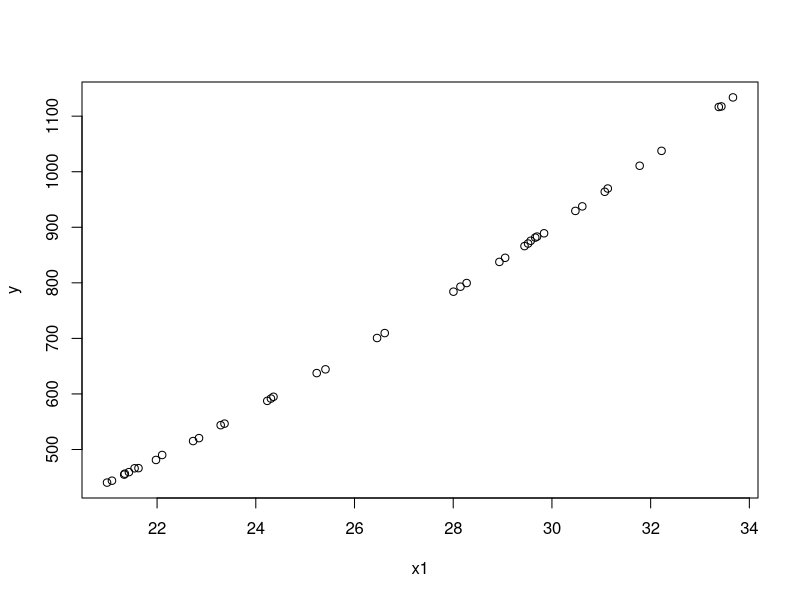

Generate this figure with R:
## ---- chunk 1
knitr::opts_chunk$set(echo = TRUE)
## ---- chunk 2
set.seed(40)
x1 <- runif(40, min = 20, max = 34)
epsilon <- rnorm(40, mean = 0, sd = 1)
y <- x1^2 + epsilon

plot(y ~ x1)
## ---- chunk 3
#Building a max likelihood approach for a linear model

Linear_max <- function(p, X, Y) {
  b0 <- p[1]; b1 <- p[2]; sd <- p[3]
  
  rsd <- (b0 + b1*X ) - Y
  
  -sum(dnorm(rsd, mean = 0, sd = sd, log = T)) 
}

linear_optim <- optim(c(1, 0, 5), Linear_max, X = x1, Y = y)
linear_optim
## ---- chunk 4
#Max likelihood for Quadratic

Quadratic_max <- function(p, X, Y) {
  a <- p[1]; b <- p[2]; c <- p[3]
  
  rsd2 <- (a*(X^2) + b*X + c) - Y
  
  -sum(dexp(rsd2, rate = X/Y, log = T))
}

quadratic_optim <- optim(c(1, 1, 1), Quadratic_max, X = x1, Y = y)
quadratic_optim
## ---- chunk 5
#Maximum likelihood for Gaussian

Gaussian_max <- function(p, X, Y) {
  a <- p[1]; b <- p[2]; c <- p[3]; sd <- p[4]
  
  rsd3 <- a * (exp( ((-0.5) * ((abs(X - b)) / c )^2))) - Y
  
  -sum(dnorm(rsd3, mean = 0, sd = sd, log = T)) 
}

gaussian_optim <- optim(c(0, 0, 0, 1), Gaussian_max, X = x1, Y = y)
gaussian_optim
## ---- chunk 6
#Maximum Likelihood for modified Gaussian

modGaussian_max <- function(p, X, Y) {
  a <- p[1]; b <- p[2]; c <- p[3]; d <- p[4]; sd <- p[5]
  
  rsd4 <- a * (exp( ((-0.5) * ((abs(X - b)) / c )^d))) - Y
  
  -sum(dnorm(rsd4, mean = 0, sd = sd, log = T)) 
}

modgaussian_optim <- optim(c(0, 0, 0, 2, 1), modGaussian_max, X = x1, Y = y)
modgaussian_optim
## ---- chunk 7
#Maximum Likelihood for Weibull 

Weibull_max <- function(p, X, Y) {
  a <- p[1]; b <- p[2]; c <- p[3]; d <- p[4]
  
  rsd5 <- (a * (((d - 1) / d)^((1 - d) / d)) * (((X - b) / c) + ((d - 1) / d)^(1 / d))^(d - 1) *     (exp(-(((X - b) / c) + ((d - 1) / d)^(1 / d))^d)) ) + ((d-1) / d)
  
  -sum(dexp(rsd5, rate = X/Y, log = T)) 
}

weibull_optim <- optim(c(1, 1, 1, 2), Weibull_max, X = x1, Y = y)
weibull_optim
## ---- chunk 8
mod_LLs <- c(linear_optim$value, quadratic_optim$value, gaussian_optim$value, modgaussian_optim$value, weibull_optim$value)

mod_pars <- c(length(linear_optim$par), length(quadratic_optim$par), length(gaussian_optim$par), length(modgaussian_optim$par), length(weibull_optim$par))
## ---- chunk 9
mod_AICs <- (2 * log(mod_LLs)) + 2 * (mod_pars)

mod_AICs
